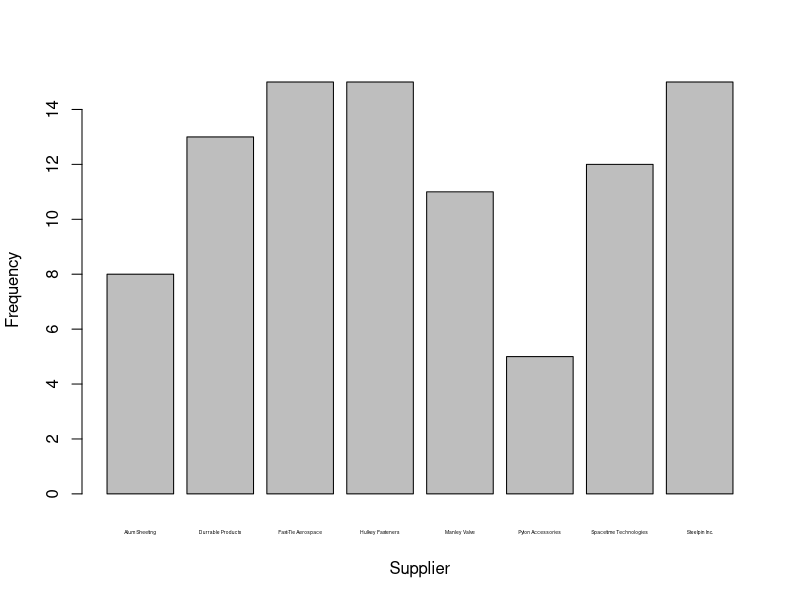

Recreate this plot in R.
# Question 3
library(readxl)
data <- read_excel("Purchase Orders.xlsx", 
                   skip = 2)
View(data)

# Section (a)
y = table(data$Supplier)
barplot(y, cex.names = 0.3, xlab = "Supplier", ylab = "Frequency")

# Section (b) --> Pareto Analysis
data$`Cost per order` = sort(data$`Cost per order`, decreasing = TRUE)
total = sum(data$`Cost per order`)
data["Relative Proportion"] = data$`Cost per order`/ total
data["Cummulative"] = cumsum(data$`Relative Proportion`)
View(data[c(7,11,12)])

# 51.8% of the purchases is fullfilled by the first 15 orders
# Since there are 94 orders, 15/94 or 16.0% of the orders cover 51.8% of the purchase proportion

# Less than 40% orders account for more than 80% of the cost